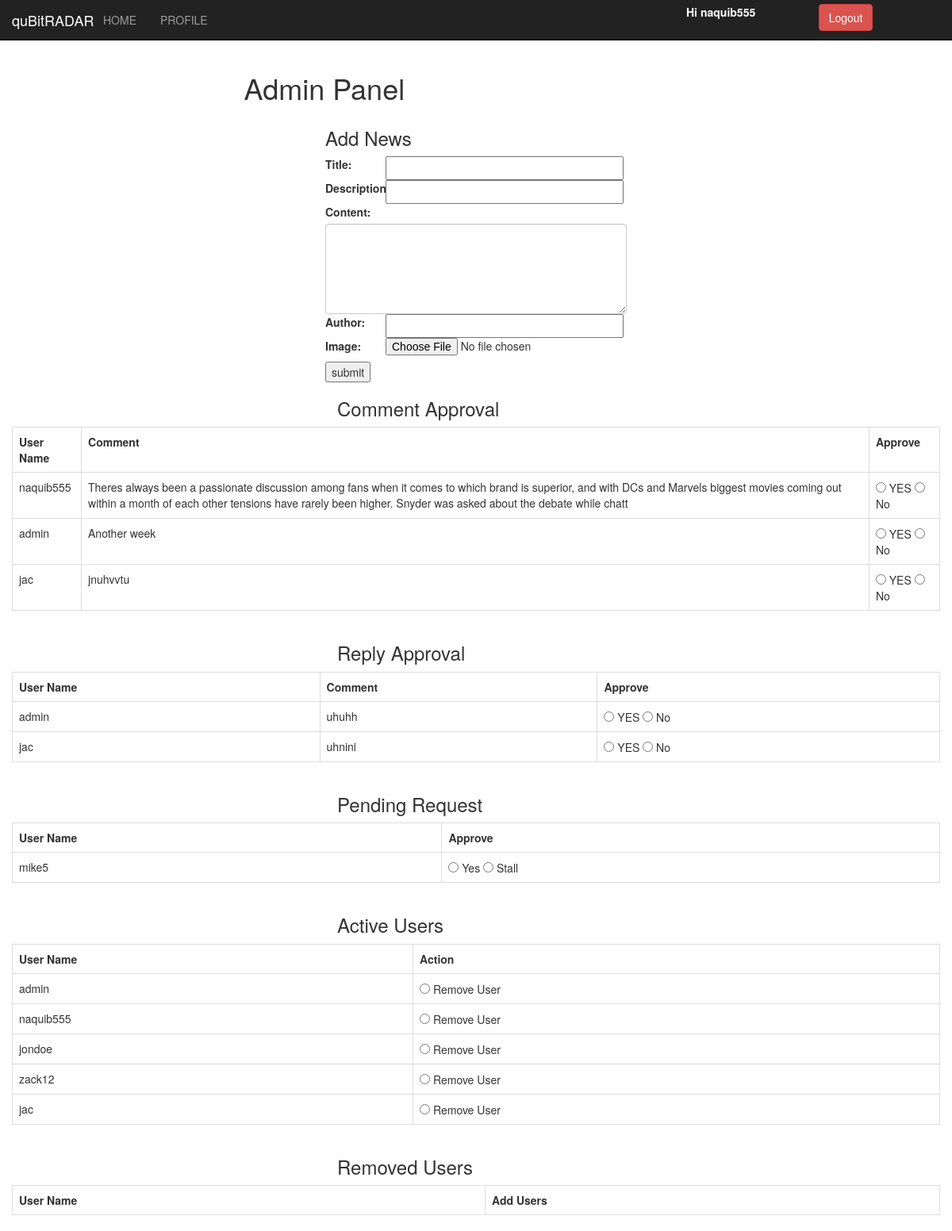
The app's page /adminPanel.php (signed in) with its own data.
### tables this page shows
CREATE TABLE `comment` (
  `idforum` int(11) NOT NULL,
  `username` varchar(45) NOT NULL,
  `comment` varchar(255) NOT NULL,
  `info_news_id_news` int(11) NOT NULL,
  `iduser` int(11) NOT NULL,
  `approved` int(11) DEFAULT '0',
  `like` int(11) DEFAULT '0'
);

CREATE TABLE `reply` (
  `idreply` int(11) NOT NULL,
  `username` varchar(45) NOT NULL,
  `reply` varchar(255) NOT NULL,
  `iduser` int(11) NOT NULL,
  `comment_idforum` int(11) NOT NULL,
  `comment_info_news_id_news` int(11) NOT NULL,
  `approved` int(11) DEFAULT '0'
);

### adminPanel.php (the view, shortened to what this page needs)
<!DOCTYPE html>
<html>
<head>
	<link rel="stylesheet" type="text/css" href="css/bootstrap.css">
	<link rel="stylesheet" type="text/css" href="css/adminPanel.css">
	<link rel="stylesheet" type="text/css" href="css/index.css">
</head>
<body>
<?php include('navigation_bar.php');
?>
<div class="row">
	<div class="col-md-3"></div>
	<div class="col-md-6"><h1>Admin Panel</h1></div>
	<div class="col-md-3"></div>
</div>
<div class="row">
	<div class="col-md-4"></div>
	<div class="col-md-4">
		<h3>Add News</h3>
		<form action="news_entry.php" method="POST" enctype="multipart/form-data">
			<div class="form-input">
				<label>Title:</label>
				<input type="text" name="title" style="width:300px; height: 30px;"/>
				<label>Description:</label>
				<input type="text" name="description" style="width:300px; height: 30px;"/>
				<label>Content:</label>
				<textarea class="form-control" rows="5" name="content"></textarea>
				<label>Author:</label>
				<input type="text" name="author" style="width:300px; height: 30px;"/>
				<label>Image:</label>
				<input type="file" name="imagefile" id="imagefile" style="width:300px; height: 30px;"/>
				<input type="submit" name="submit" value="submit"></input>
			</div>
		</form>
	</div>
	<div class="col-md-4"></div>
</div>
<div class="container">
<?php
	$comment_query = mysqli_query($conn, "SELECT * FROM comment WHERE approved=0");
?>
	<div class="col-md-4"></div>
	<div class="col-md-4">
		<h3>Comment Approval</h3>
	</div>
	<div class="col-md-4"></div>
	<div class="row">
		<table class="table table-bordered">
  			<tr>
  				<th>User Name</th><th>Comment</th><th>Approve</th>
  			</tr>
  			<?php
  					while($data_comment = mysqli_fetch_array($comment_query)) {
  			?>
  						<tr>
  							<td><?php echo $data_comment['username']; ?></td>
  							<td><?php echo $data_comment['comment']; ?></td>
  							<td>
  								<form method="POST" action="commentApproval.php?id=<?php echo $data_comment['idforum']; ?>">
	  								<input type="radio" name="approve" value=1 onChange="this.form.submit()"> YES</input>
	  								<input type="radio" name="approve" value=0 onChange="this.form.submit()"> No</input>
	  							</form>
  							</td>
  						</tr>
  			<?php
  					}
  			?>
		</table>
	</div>
</div>
<div class="container">
<?php
	$reply_query = mysqli_query($conn, "SELECT * FROM reply WHERE approved=0");
?>
	<div class="col-md-4"></div>
	<div class="col-md-4">
		<h3>Reply Approval</h3>
	</div>
	<div class="col-md-4"></div>
	<div class="row">
		<table class="table table-bordered">
  			<tr>
  				<th>User Name</th><th>Comment</th><th>Approve</th>
  			</tr>
  			<?php
  					while($data_reply = mysqli_fetch_array($reply_query)) {
  			?>
  						<tr>
  							<td><?php echo $data_reply['username']; ?></td>
  							<td><?php echo $data_reply['reply']; ?></td>
  							<td>
  								<form method="POST" action="replyApproval.php?id=<?php echo $data_reply['idreply']; ?>">
	  								<input type="radio" name="approve" value=1 onChange="this.form.submit()"> YES</input>
	  								<input type="radio" name="approve" value=0 onChange="this.form.submit()"> No</input>
	  							</form>
  							</td>
  						</tr>
  			<?php
  					}
  			?>
		</table>
	</div>
</div>
<div class="container">
<?php
	$login_query = mysqli_query($conn, "SELECT * FROM login WHERE active=0");
?>
	<div class="col-md-4"></div>
	<div class="col-md-4">
		<h3>Pending Request</h3>
	</div>
	<div class="col-md-4"></div>
	<div class="row">
		<table class="table table-bordered">
  			<tr>
  				<th>User Name</th><th>Approve</th>
  			</tr>
  			<?php
  					while($data_login = mysqli_fetch_array($login_query)) {
  			?>
  						<tr>
  							<td><?php echo $data_login['username']; ?></td>
  							<td>
  								<form method="POST" action="userApproval.php?id=<?php echo $data_login['idlogin']; ?>">
	  								<input type="radio" name="approve" value=1 onChange="this.form.submit()"> Yes</input>
	  								<input type="radio" name="approve" value=0 onChange="this.form.submit()"> Stall</input>
	  							</form>
  							</td>
  						</tr>
  			<?php
  					}
  			?>
		</table>
	</div>
</div>
<div class="container">
<?php
	$login_query = mysqli_query($conn, "SELECT * FROM login WHERE active=1");
?>
	<div class="col-md-4"></div>
	<div class="col-md-4">
		<h3>Active Users</h3>
	</div>
	<div class="col-md-4"></div>
	<div class="row">
		<table class="table table-bordered">
  			<tr>
  				<th>User Name</th><th>Action</th>
  			</tr>
  			<?php
  					while($data_login = mysqli_fetch_array($login_query)) {
  			?>
  						<tr>
  							<td><?php echo $data_login['username']; ?></td>
  							<td>
  								<form method="POST" action="userApproval.php?id=<?php echo $data_login['idlogin']; ?>">
	  								<input type="radio" name="approve" value=2 onChange="this.form.submit()"> Remove User</input>
	  							</form>
  							</td>
  						</tr>
  			<?php
  					}
  			?>
		</table>
	</div>
</div>
<div class="container">
	<div class="col-md-4"></div>
	<div class="col-md-4">
		<h3>Removed Users</h3>
	</div>
	<div class="col-md-4"></div>
	<div class="row">
		<table class="table table-bordered">
  			<tr>
  				<th>User Name</th><th>Add Users</th>
  			</tr>
		</table>
	</div>
</div>
</body>
</html>

### css/adminPanel.css (style rules this page uses)
.form-input label { float: left; width: 20%; }
.form-input input { display: inline; }

### records on screen
comment: username "naquib555", comment "Theres always been a passionate discussion among fans when it comes to which brand is superior, and with DCs and Marvels biggest movies coming out within a month of each other tensions have rarely been higher. Snyder was asked about the debate while chatt"
comment: username "admin", comment "Another week"
comment: username "jac", comment "jnuhvvtu"
reply: username "admin", reply "uhuhh"
reply: username "jac", reply "uhnini"

### other values on screen
$_SESSION['username'] "naquib555"
$data_login['username'] "mike5"
$data_login['username'] "admin"
$data_login['username'] "naquib555"
$data_login['username'] "jondoe"
$data_login['username'] "zack12"
$data_login['username'] "jac"
